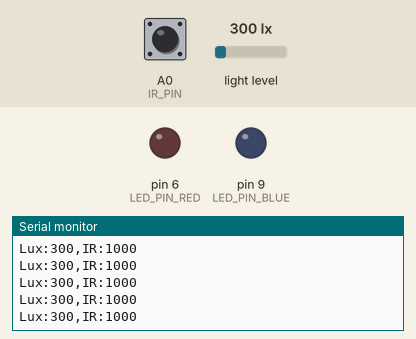
Bench run of a sketch on a simulated Arduino Uno, built with avr-gcc and run on an emulated ATmega328P. On the bench: output pins drawn as LEDs (lit = HIGH), the last lines printed to the serial monitor. Inputs (shaded band) come from the test bench; at power-on: light level 300 lx, A0 (IR_PIN) HIGH.

Above: at 1.2 s.
1.3 s: light level set to 40 lx
At 2.0 s:
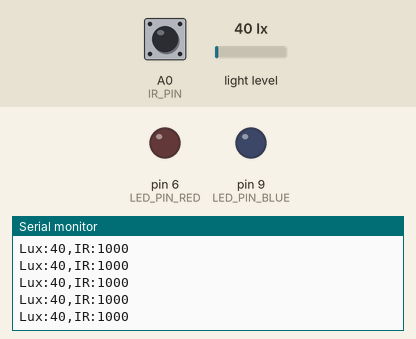
4.3 s: A0 (IR_PIN) driven LOW
At 4.9 s:
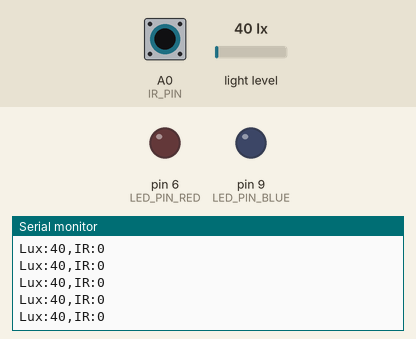
7.3 s: A0 (IR_PIN) pulsed HIGH 5 times (0.12 s each, 0.3 s apart)
11.8 s: light level set to 500 lx
At 12.4 s:
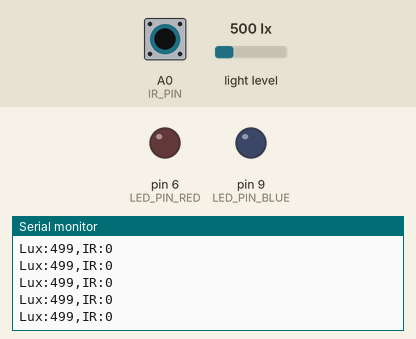
Timing chart, 0 to 14.8 s (numbered marks = the images above; inputs shaded):
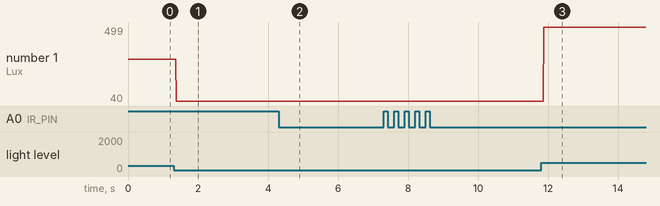

The sketch:

IR_Light_Sensor.ino
```cpp
#include <hp_BH1750.h>
#define LED_PIN_RED 6
#define LED_PIN_BLUE 9
#define IR_PIN A0
hp_BH1750 lightSensor;
void setup() {
  // put your setup code here, to run once:
  pinMode(LED_PIN_BLUE, OUTPUT);
  pinMode(LED_PIN_RED, OUTPUT);
  pinMode(IR_PIN,INPUT);
  Serial.begin(9600);
  lightSensor.begin(BH1750_TO_GROUND);
}

void loop() {
  // put your main code here, to run repeatedly:
  lightSensor.start();
  int lux = lightSensor.getLux();
  int IR_DETECT = digitalRead(IR_PIN) * 1000;
  Serial.print("Lux:");
  Serial.print(lux);
  Serial.print(",IR:");
  Serial.println(IR_DETECT);
/*
  if(!IR_DETECT){
    digitalWrite(LED_PIN_RED,HIGH);
    delay(100);
    digitalWrite(LED_PIN_RED,LOW);
    digitalWrite(LED_PIN_BLUE,HIGH);
    delay(100);
    digitalWrite(LED_PIN_BLUE,LOW);
  }*/

}
```

Measured:
- after the input at 1.3 s, the serial monitor: prints a new line after 0.08 s (image 1)
- after the input at 4.3 s, the serial monitor: prints a new line after 0.08 s (image 2)
- after the input at 11.8 s, the serial monitor: prints a new line after 0.07 s (image 3)
- plotted number 1: 300 → 40 after the input at 1.3 s, 40 → 499 after the input at 11.8 s
